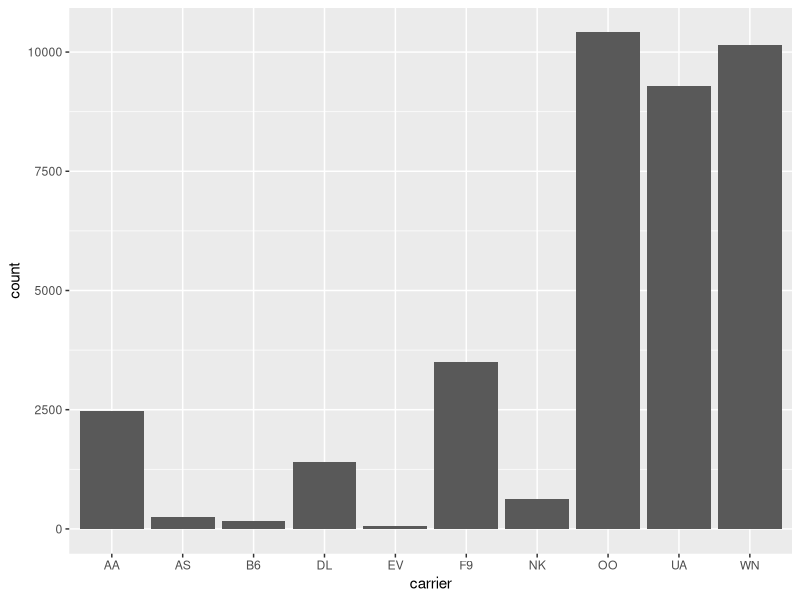
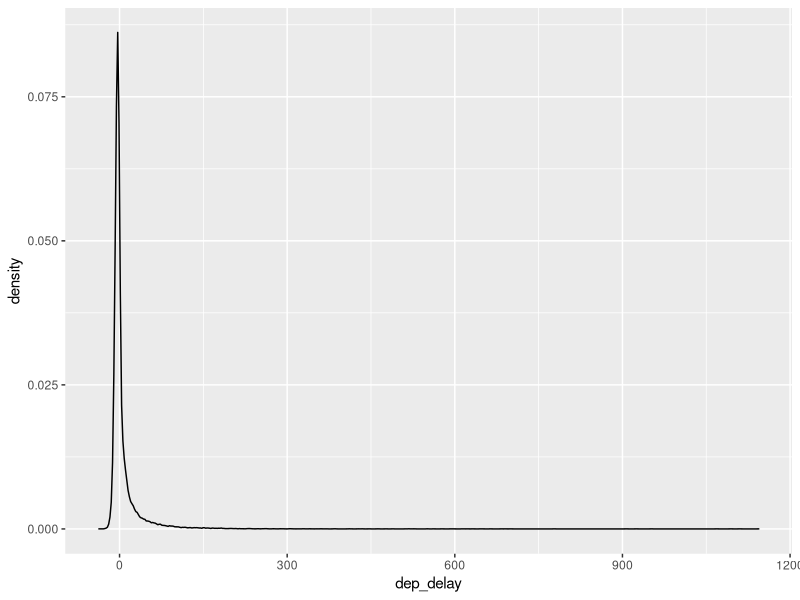
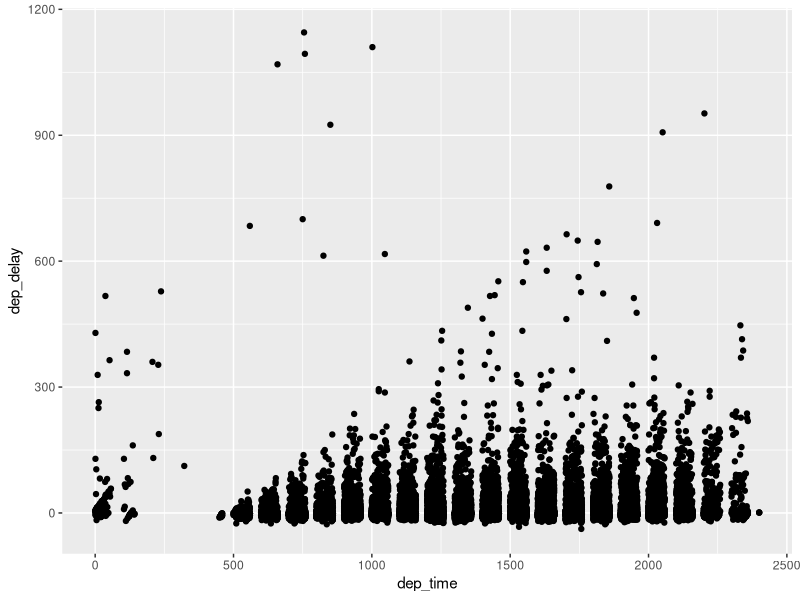
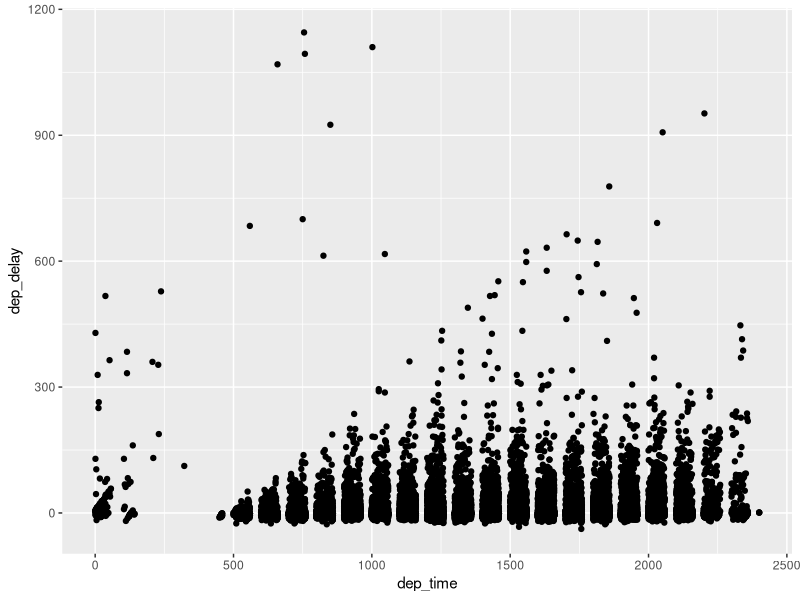
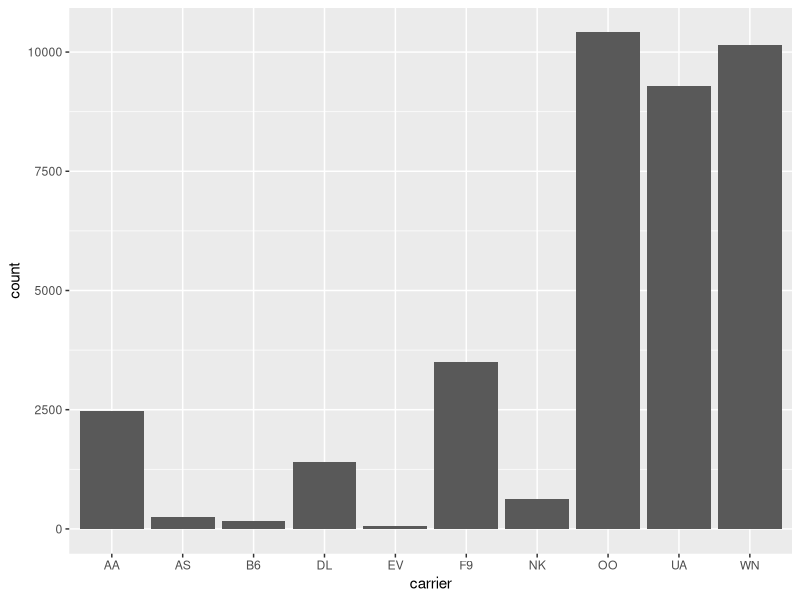
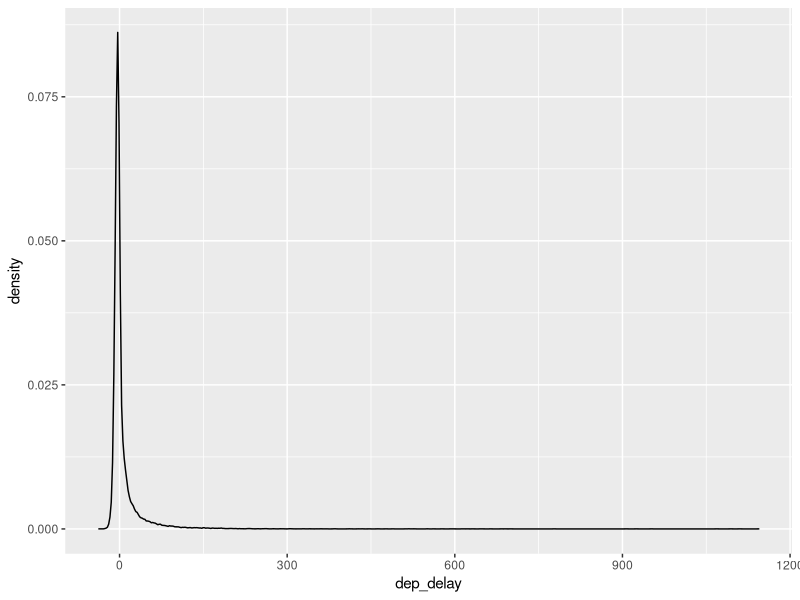
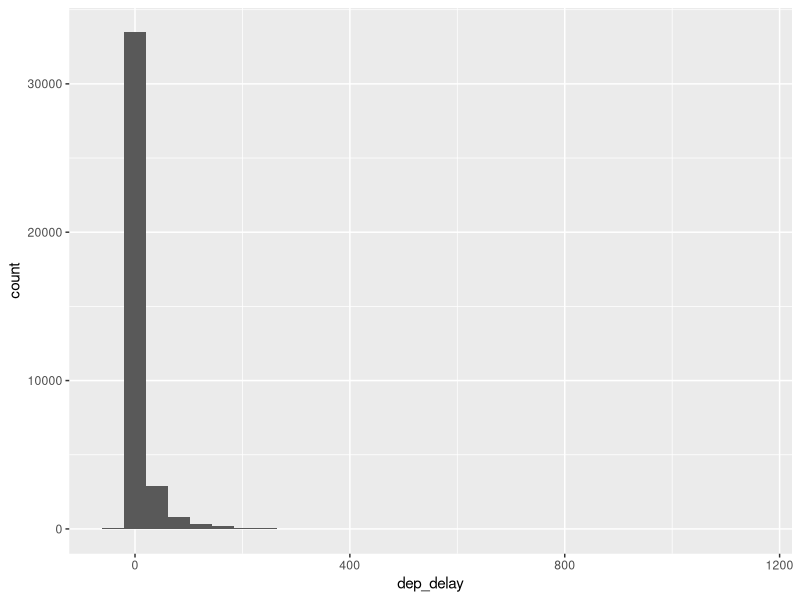
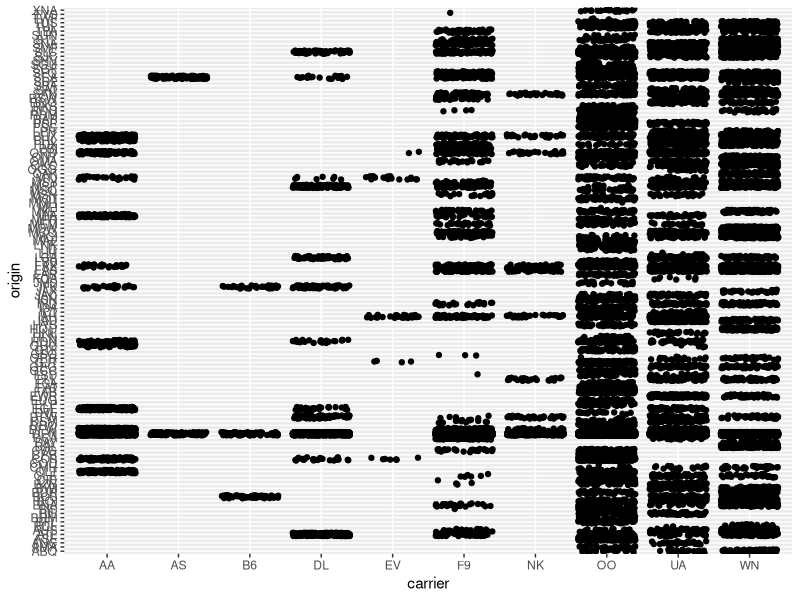

Here is the R script that generated these plots, in order:
## ---- chunk 1
require(knitr, quietly = TRUE)
opts_knit$set(root.dir = '../../../')
## ---- chunk 2
library(dplyr)
library(tidyr)
library(ggplot2)
## ---- chunk 3
d <- read.csv("data/flight-times.csv")
head(d)
## ---- chunk 4
ggplot(d, aes(carrier)) + geom_bar()
## ---- chunk 5
ggplot(d, aes(dep_delay)) +
  geom_density()
## ---- chunk 6
ggplot(d, aes(x = dep_time, y = dep_delay)) + geom_point()
## ---- chunk 7
p <- ggplot(d, aes(x = dep_time, y = dep_delay))
p <- p + geom_point()
p
## ---- chunk 8
ggplot(d, aes(carrier)) + geom_bar()
## ---- chunk 9
ggplot(d, aes(dep_delay)) + geom_density()
## ---- chunk 10
ggplot(d, aes(dep_delay)) + geom_histogram()
## ---- chunk 11
ggplot(d, aes(carrier, origin)) + geom_jitter()
## ---- chunk 12
d %>% group_by(carrier) %>%
  summarise(mean.delay = mean(dep_delay, na.rm = T)) %>%
  ggplot(aes(carrier, mean.delay)) + geom_bar(stat = "identity")
## ---- chunk 13
ggplot(d, aes(carrier, dep_delay)) + geom_boxplot()
## ---- chunk 14
d %>% filter(dep_delay < quantile(dep_delay, .95, na.rm = TRUE)) %>%
  ggplot(aes(carrier, dep_delay)) + geom_boxplot()
## ---- chunk 15
d %>% filter(dep_delay < quantile(dep_delay, .95, na.rm = TRUE)) %>%
  ggplot(aes(carrier, dep_delay)) + geom_violin()
## ---- chunk 16
ggplot(d, aes(dep_time, dep_delay)) + geom_point()
## ---- chunk 17
ggplot(d, aes(dep_time, dep_delay)) + geom_smooth()
## ---- chunk 18
ggplot(d, aes(dep_time, dep_delay)) + geom_smooth(method = "lm")
## ---- chunk 19
ggplot(d, aes(dep_time, dep_delay)) + geom_point() +
  geom_smooth(method = "lm")
## ---- chunk 20
ggplot(d, aes(day_of_month, taxi_out)) + geom_bin2d()
## ---- chunk 21
ggplot(d, aes(day_of_month, taxi_out)) + geom_density2d()
## ---- chunk 22
d %>% group_by(day_of_month) %>% summarise(n = n()) %>%
ggplot(aes(day_of_month, n)) + geom_line()
## ---- chunk 23
x <- d %>% group_by(carrier) %>%
        summarise(n    = n(),
                  mean = mean(dep_delay, na.rm = TRUE),
                  se   = sd(dep_delay, na.rm = TRUE)/sqrt(n))
## ---- chunk 24
ggplot(x, aes(carrier, mean, ymin = mean - se, ymax = mean + se)) +
    geom_errorbar()
## ---- chunk 25
ggplot(x, aes(carrier, mean, ymin = mean - se, ymax = mean + se)) +
    geom_bar(stat = "identity") + geom_errorbar()
## ---- chunk 26
ggplot(x, aes(carrier, mean, ymin = mean - se, ymax = mean + se)) +
    geom_bar(stat = "identity") + geom_errorbar(width = .25)
## ---- chunk 27
ggplot(x, aes(carrier, mean, label = carrier)) +
  geom_text()
## ---- chunk 28
ggplot(x, aes(carrier, mean, label = carrier)) +
  geom_bar(stat = "identity") +
  geom_text()
## ---- chunk 29
ggplot(x, aes(carrier, mean, label = carrier)) +
  geom_bar(stat = "identity") +
  geom_text(aes(vjust = ifelse(sign(mean) > 0, -1, 2)))
## ---- chunk 30
x <- x %>% mutate(ci.upper = mean + se * 1.96,
                  ci.lower = mean - se * 1.96,
                  zero = ci.lower < 0 & ci.upper > 0,
                  flag = ifelse(zero, "", "*"))
## ---- chunk 31
ggplot(x, aes(carrier, mean, label = flag)) +
  geom_bar(stat = "identity") +
  geom_text(aes(vjust = ifelse(sign(mean) > 0, -1, 2)))
## ---- chunk 32
d %>% filter(carrier %in% c("AA", "B6", "DL") & dep_delay < 15)
ggplot(d, aes(dep_delay, arr_delay, shape = carrier)) + geom_point()
## ---- chunk 33
read.csv("data/physical.csv") %>%
  ggplot(aes(Thigh, Height, size = Mass)) + geom_point()
## ---- chunk 34
d <- read.csv("data/planes.csv")
d %>% group_by(Paper, Angle) %>%
  summarise(Distance = mean(Distance)) %>%
  ggplot(aes(Paper, Distance, fill = Angle)) +
  geom_bar(stat = "identity")
## ---- chunk 35
d %>% group_by(Paper, Angle) %>%
  summarise(Distance = mean(Distance)) %>%
  ggplot(aes(Paper, Distance, fill = Angle)) +
  geom_bar(stat = "identity", position = "dodge")
## ---- chunk 36
read.csv("data/physical.csv") %>%
  ggplot(aes(Thigh, Height, size = Mass, colour = Mass)) +
  geom_point()
## ---- chunk 37
read.csv("data/planes.csv") %>%
  group_by(Paper, Angle) %>%
  summarise(Distance = mean(Distance)) %>%
  ggplot(aes(Paper, Distance)) + geom_bar(stat= "identity") +
  facet_grid(. ~ Angle)
## ---- chunk 38
read.csv("data/planes.csv") %>%
  group_by(Paper, Angle) %>%
  summarise(Distance = mean(Distance)) %>%
  ggplot(aes(Paper, Distance)) + geom_bar(stat= "identity") +
  facet_grid(Angle ~ .)
## ---- chunk 39
read.csv("data/planes.csv") %>%
  group_by(Paper, Angle, Design) %>%
  summarise(Distance = mean(Distance)) %>%
  ggplot(aes(Paper, Distance)) + geom_bar(stat = "identity") +
  facet_grid(Angle ~ Design)
## ---- chunk 40
read.csv("data/flight-times.csv") %>% 
  ggplot(aes(carrier)) + geom_bar() +
  theme_classic()
## ---- chunk 41
d <- read.csv("data/flight-times.csv")
